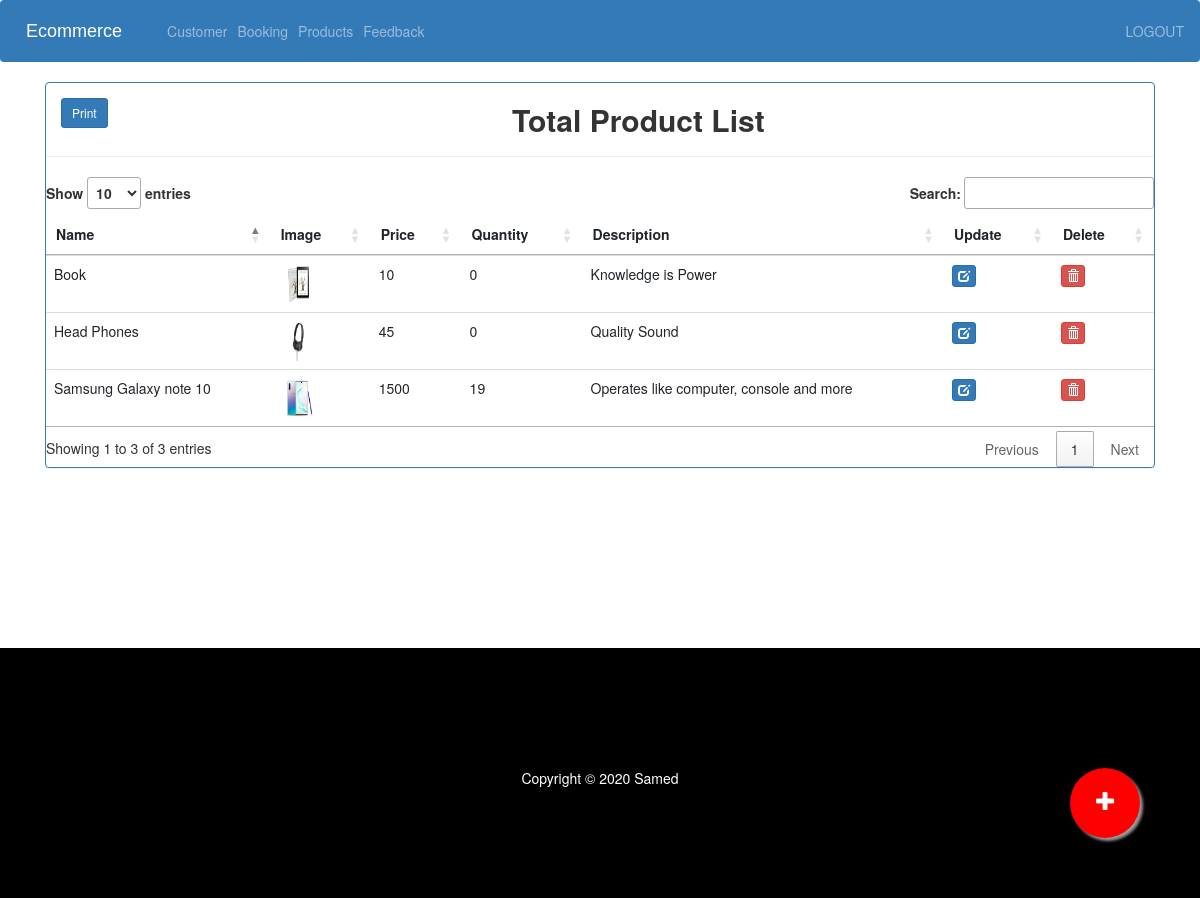
The page /admin-products (signed in) on the database its author committed.
### ecom/models.py (models this page shows, shortened)
class Product(models.Model):
    name=models.CharField(max_length=40)
    product_image= models.ImageField(upload_to='product_image/',null=True,blank=True)
    price = models.PositiveIntegerField()
    quantity = models.PositiveIntegerField(default=0)
    description=models.CharField(max_length=40)

### ecom/views.py (the view)
# urls.py: path('admin-products', views.admin_products_view,name='admin-products'),
@login_required(login_url='adminlogin')
def admin_products_view(request):
    products=models.Product.objects.all()
    return render(request,'ecom/admin_products.html',{'products':products})

### templates/ecom/admin_products.html (shortened to what this page needs)
{% extends 'ecom/admin_base.html' %}
{% load static %}
{% block content %}
<head>
  <link rel="stylesheet" href="//cdn.datatables.net/1.11.3/css/jquery.dataTables.min.css">
  <link href="//netdna.bootstrapcdn.com/bootstrap/3.0.0/css/bootstrap.min.css" rel="stylesheet" id="bootstrap-css">
</head>
<div class="container">
  <div class="panel panel-primary" id="tab">
    <div style="float:left">
      <button onclick="print()" class="d-print-none btn btn-primary btn-sm m-4">Print</button>
    </div>
    <div class="text-center">
      <h2><b>Total Product List</b> </h2>
      <hr>
    </div>
    <table class="table table-hover" id="myTable">
      <thead>
        <tr>
          <th>Name</th>
          <th>Image</th>
          <th>Price</th>
          <th>Quantity</th>
          <th>Description</th>
          <th>Update</th>
          <th>Delete</th>
        </tr>
      </thead>
      {% for p in products %}
  {% if p %}
      <tr>
        <td> {{p.name}}</td>
        <td> <img src="{% static p.product_image.url %}" alt="Profile Pic" height="40px" width="40px" /></td>
        <td>{{p.price}}</td>
        <td>{{p.quantity}}</td>
        <td>{{p.description}}</td>
        <td><a class="btn btn-primary btn-xs" href="{% url 'update-product' p.id  %}"><span class="glyphicon glyphicon-edit"></span></a></td>
        <td><a class="btn btn-danger btn-xs" href="{% url 'delete-product' p.id  %}"><span class="glyphicon glyphicon-trash"></span></a></td>
      </tr>
      {%else%}
      <br><br><br>
      <h1>no products</h1>
      {% endif %}
      {% endfor %}
    </table>
  </div>
</div>
<a href="/admin-add-product" class="float">
<i class="fa fa-plus my-float"></i>
</a>
{% endblock content %}

### templates/ecom/admin_base.html (style rules this page uses)
.fa { font-size: 23px; width: 60px; text-align: center; text-decoration: none; margin: 5px 2px; border-radius: 50%; }

### templates/ecom/admin_products.html (style rules this page uses)
a:link { text-decoration: none; }
.float { position:fixed; width:70px; height:70px; bottom:60px; right:60px; background-color:red; color:#FFF; border-radius:50px; text-align:center; box-shadow: 3px 3px 3px #999; }
.my-float { margin-top:22px; }

### rows shown on the page
Product: name "Samsung Galaxy note 10", product_image (picture), price "1500", quantity "19", description "Operates like computer, console and more"
Product: name "Book", product_image (picture), price "10", quantity "0", description "Knowledge is Power"
Product: name "Head Phones", product_image (picture), price "45", quantity "0", description "Quality Sound"
